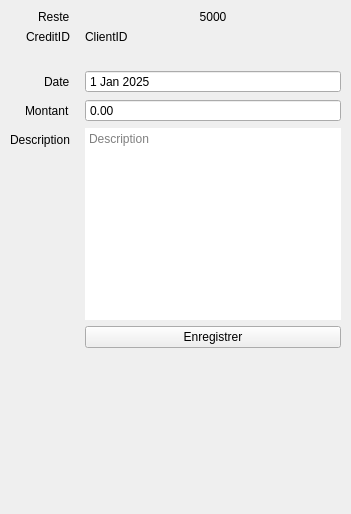
               <widget class="QWidget" name="AddCreditVersementPage">
                <layout class="QVBoxLayout" name="verticalLayout_10">
                 <property name="spacing">
                  <number>0</number>
                 </property>
                 <property name="leftMargin">
                  <number>0</number>
                 </property>
                 <property name="topMargin">
                  <number>0</number>
                 </property>
                 <property name="rightMargin">
                  <number>0</number>
                 </property>
                 <property name="bottomMargin">
                  <number>0</number>
                 </property>
                 <item>
                  <widget class="QWidget" name="addCreditVersWidgetContent" native="true">
                   <layout class="QVBoxLayout" name="verticalLayout_5">
                    <property name="spacing">
                     <number>10</number>
                    </property>
                    <property name="leftMargin">
                     <number>10</number>
                    </property>
                    <property name="topMargin">
                     <number>10</number>
                    </property>
                    <property name="rightMargin">
                     <number>10</number>
                    </property>
                    <property name="bottomMargin">
                     <number>10</number>
                    </property>
                    <item>
                     <widget class="QFrame" name="frame_3">
                      <property name="minimumSize">
                       <size>
                        <width>0</width>
                        <height>0</height>
                       </size>
                      </property>
                      <property name="frameShape">
                       <enum>QFrame::NoFrame</enum>
                      </property>
                      <property name="frameShadow">
                       <enum>QFrame::Raised</enum>
                      </property>
                      <layout class="QFormLayout" name="formLayout_4">
                       <property name="labelAlignment">
                        <set>Qt::AlignRight|Qt::AlignTrailing|Qt::AlignVCenter</set>
                       </property>
                       <property name="horizontalSpacing">
                        <number>15</number>
                       </property>
                       <property name="leftMargin">
                        <number>0</number>
                       </property>
                       <property name="topMargin">
                        <number>0</number>
                       </property>
                       <property name="rightMargin">
                        <number>0</number>
                       </property>
                       <property name="bottomMargin">
                        <number>0</number>
                       </property>
                       <item row="1" column="0">
                        <widget class="QLabel" name="label_14">
                         <property name="text">
                          <string>Reste</string>
                         </property>
                        </widget>
                       </item>
                       <item row="1" column="1">
                        <widget class="QLabel" name="labelAddVersementMontant">
                         <property name="text">
                          <string>5000</string>
                         </property>
                         <property name="alignment">
                          <set>Qt::AlignCenter</set>
                         </property>
                        </widget>
                       </item>
                       <item row="4" column="0">
                        <widget class="QLabel" name="label_5">
                         <property name="text">
                          <string>Date</string>
                         </property>
                        </widget>
                       </item>
                       <item row="4" column="1">
                        <widget class="QDateEdit" name="dateEditVersementDate">
                         <property name="buttonSymbols">
                          <enum>QAbstractSpinBox::NoButtons</enum>
                         </property>
                         <property name="date">
                          <date>
                           <year>2025</year>
                           <month>1</month>
                           <day>1</day>
                          </date>
                         </property>
                        </widget>
                       </item>
                       <item row="5" column="0">
                        <widget class="QLabel" name="label_9">
                         <property name="text">
                          <string>Montant</string>
                         </property>
                        </widget>
                       </item>
                       <item row="5" column="1">
                        <widget class="QDoubleSpinBox" name="editVersementMontant">
                         <property name="buttonSymbols">
                          <enum>QAbstractSpinBox::NoButtons</enum>
                         </property>
                         <property name="maximum">
                          <double>100000000000000000.000000000000000</double>
                         </property>
                        </widget>
                       </item>
                       <item row="6" column="0">
                        <widget class="QLabel" name="label_6">
                         <property name="text">
                          <string>Description</string>
                         </property>
                        </widget>
                       </item>
                       <item row="6" column="1">
                        <widget class="QPlainTextEdit" name="editVersementDescription">
                         <property name="frameShape">
                          <enum>QFrame::NoFrame</enum>
                         </property>
                         <property name="placeholderText">
                          <string>Description</string>
                         </property>
                        </widget>
                       </item>
                       <item row="7" column="1">
                        <widget class="QPushButton" name="buttonSaveVersement">
                         <property name="cursor">
                          <cursorShape>PointingHandCursor</cursorShape>
                         </property>
                         <property name="text">
                          <string>Enregistrer</string>
                         </property>
                         <property name="iconSize">
                          <size>
                           <width>25</width>
                           <height>25</height>
                          </size>
                         </property>
                        </widget>
                       </item>
                       <item row="2" column="1">
                        <widget class="QLabel" name="labelVersementClientID">
                         <property name="text">
                          <string>ClientID</string>
                         </property>
                        </widget>
                       </item>
                       <item row="2" column="0">
                        <widget class="QLabel" name="labelVersementCreditID">
                         <property name="text">
                          <string>CreditID</string>
                         </property>
                        </widget>
                       </item>
                       <item row="3" column="0">
                        <widget class="QLabel" name="labelSpacer">
                         <property name="text">
                          <string/>
                         </property>
                        </widget>
                       </item>
                      </layout>
                     </widget>
                    </item>
                    <item>
                     <spacer name="verticalSpacer">
                      <property name="orientation">
                       <enum>Qt::Vertical</enum>
                      </property>
                      <property name="sizeHint" stdset="0">
                       <size>
                        <width>20</width>
                        <height>156</height>
                       </size>
                      </property>
                     </spacer>
                    </item>
                   </layout>
                  </widget>
                 </item>
                </layout>
               </widget>
